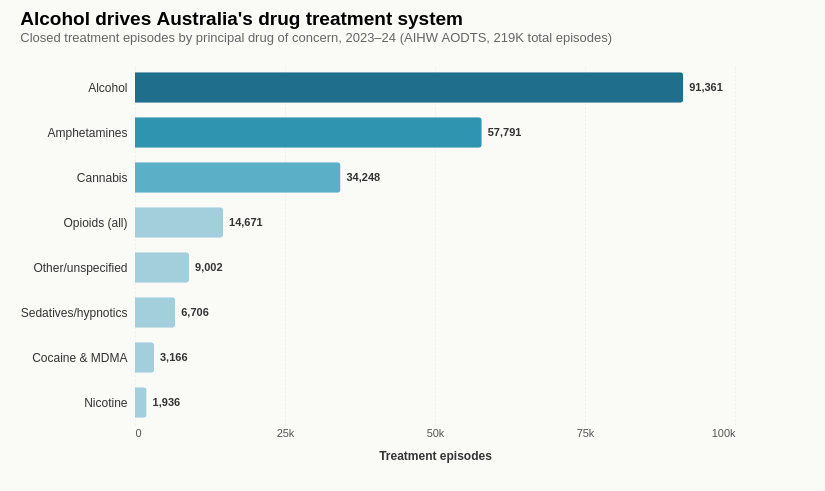

Write the Vega-Lite specification saved for this chart.
### Vega-Lite specification from a JSON file in a GitHub repository (floating-point values rounded to 4 significant figures)
{"$schema": "https://vega.github.io/schema/vega-lite/v5.json", "title": {"text": "Alcohol drives Australia's drug treatment system", "subtitle": "Closed treatment episodes by principal drug of concern, 2023–24 (AIHW AODTS, 219K total episodes)", "anchor": "start", "fontSize": 19, "subtitleFontSize": 13, "subtitleColor": "#666", "offset": 20}, "config": {"view": {"stroke": null}, "font": "sans-serif"}, "background": "#FAFAF7", "width": 600, "height": 360, "padding": {"left": 20, "right": 90, "top": 10, "bottom": 30}, "data": {"values": [{"drug": "Alcohol", "count": 91361, "pct": 41.7, "count_k": 91.4, "label": "91,361", "pct_label": "41.7%"}, {"drug": "Amphetamines", "count": 57791, "pct": 26.4, "count_k": 57.8, "label": "57,791", "pct_label": "26.4%"}, {"drug": "Cannabis", "count": 34248, "pct": 15.6, "count_k": 34.2, "label": "34,248", "pct_label": "15.6%"}, {"drug": "Opioids (all)", "count": 14671, "pct": 6.7, "count_k": 14.7, "label": "14,671", "pct_label": "6.7%"}, {"drug": "Other/unspecified", "count": 9002, "pct": 4.1, "count_k": 9.0, "label": "9,002", "pct_label": "4.1%"}, {"drug": "Sedatives/hypnotics", "count": 6706, "pct": 3.1, "count_k": 6.7, "label": "6,706", "pct_label": "3.1%"}, {"drug": "Cocaine & MDMA", "count": 3166, "pct": 1.4, "count_k": 3.2, "label": "3,166", "pct_label": "1.4%"}, {"drug": "Nicotine", "count": 1936, "pct": 0.9, "count_k": 1.9, "label": "1,936", "pct_label": "0.9%"}]}, "layer": [{"mark": {"type": "bar", "cornerRadiusEnd": 3, "height": {"band": 0.75}}, "encoding": {"y": {"field": "drug", "type": "nominal", "sort": ["Alcohol", "Amphetamines", "Cannabis", "Opioids (all)", "Other/unspecified", "Sedatives/hypnotics", "Cocaine & MDMA", "Nicotine"], "title": null, "axis": {"labelFontSize": 12, "labelColor": "#333", "domain": false, "ticks": false, "labelPadding": 8}}, "x": {"field": "count", "type": "quantitative", "title": "Treatment episodes", "scale": {"domain": [0, 100000]}, "axis": {"values": [0, 25000, 50000, 75000, 100000], "labelExpr": "datum.value >= 1000 ? (datum.value/1000) + 'k' : datum.value", "labelFontSize": 11, "labelColor": "#555", "titleFontSize": 12, "titleColor": "#333", "domain": false, "ticks": false, "grid": true, "gridColor": "#EEE", "gridDash": [2, 2], "titlePadding": 12}}, "color": {"condition": [{"test": "datum.drug == 'Alcohol'", "value": "#1F6E8C"}, {"test": "datum.drug == 'Amphetamines'", "value": "#2E94B0"}, {"test": "datum.drug == 'Cannabis'", "value": "#5BB0C7"}], "value": "#A3CEDB"}}}, {"mark": {"type": "text", "fontSize": 11, "fontWeight": 600, "color": "#333", "align": "left", "dx": 6}, "encoding": {"y": {"field": "drug", "type": "nominal", "sort": ["Alcohol", "Amphetamines", "Cannabis", "Opioids (all)", "Other/unspecified", "Sedatives/hypnotics", "Cocaine & MDMA", "Nicotine"]}, "x": {"field": "count", "type": "quantitative"}, "text": {"field": "label"}}}]}
